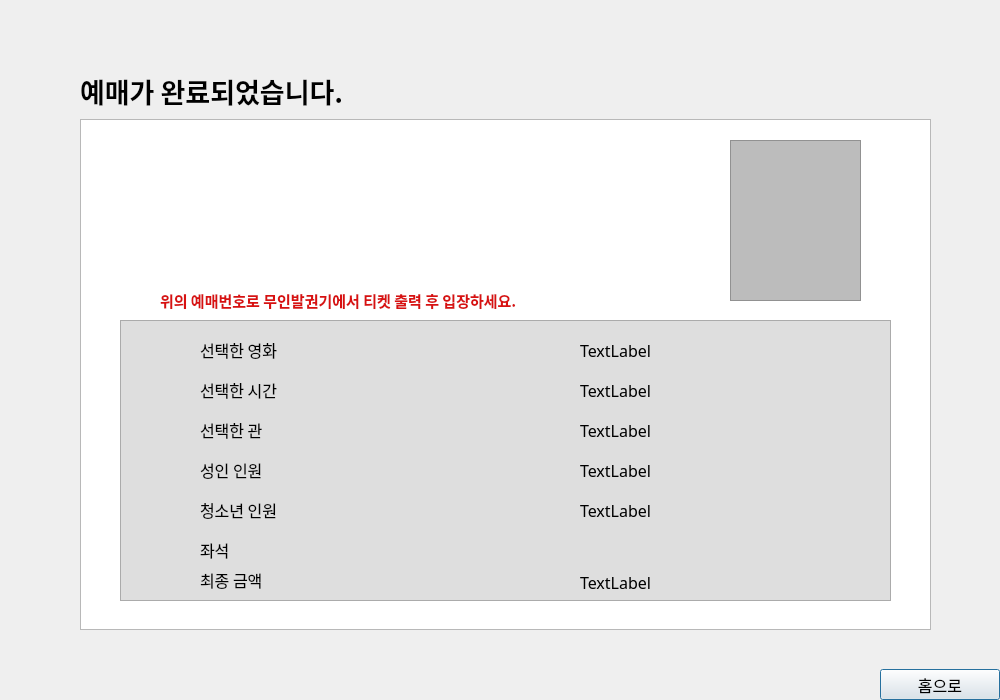
<?xml version="1.0" encoding="UTF-8"?>
<ui version="4.0">
 <class>Dialog</class>
 <widget class="QDialog" name="Dialog">
  <property name="geometry">
   <rect>
    <x>0</x>
    <y>0</y>
    <width>1000</width>
    <height>700</height>
   </rect>
  </property>
  <property name="windowTitle">
   <string>Dialog</string>
  </property>
  <widget class="QPushButton" name="btn_home">
   <property name="geometry">
    <rect>
     <x>880</x>
     <y>669</y>
     <width>120</width>
     <height>31</height>
    </rect>
   </property>
   <property name="font">
    <font>
     <family>NanumGothic</family>
     <pointsize>12</pointsize>
    </font>
   </property>
   <property name="text">
    <string>홈으로</string>
   </property>
  </widget>
  <widget class="QLabel" name="label_8">
   <property name="geometry">
    <rect>
     <x>200</x>
     <y>500</y>
     <width>91</width>
     <height>20</height>
    </rect>
   </property>
   <property name="font">
    <font>
     <family>NanumGothic</family>
     <pointsize>12</pointsize>
    </font>
   </property>
   <property name="text">
    <string>청소년 인원</string>
   </property>
  </widget>
  <widget class="QLabel" name="lbl_selecttheater">
   <property name="geometry">
    <rect>
     <x>580</x>
     <y>420</y>
     <width>200</width>
     <height>20</height>
    </rect>
   </property>
   <property name="font">
    <font>
     <family>NanumGothic</family>
     <pointsize>12</pointsize>
    </font>
   </property>
   <property name="text">
    <string>TextLabel</string>
   </property>
  </widget>
  <widget class="QLabel" name="label_5">
   <property name="geometry">
    <rect>
     <x>200</x>
     <y>340</y>
     <width>91</width>
     <height>20</height>
    </rect>
   </property>
   <property name="font">
    <font>
     <family>NanumGothic</family>
     <pointsize>12</pointsize>
    </font>
   </property>
   <property name="text">
    <string>선택한 영화</string>
   </property>
  </widget>
  <widget class="QLabel" name="label_7">
   <property name="geometry">
    <rect>
     <x>200</x>
     <y>460</y>
     <width>91</width>
     <height>20</height>
    </rect>
   </property>
   <property name="font">
    <font>
     <family>NanumGothic</family>
     <pointsize>12</pointsize>
    </font>
   </property>
   <property name="text">
    <string>성인 인원</string>
   </property>
  </widget>
  <widget class="QLabel" name="label_6">
   <property name="geometry">
    <rect>
     <x>200</x>
     <y>380</y>
     <width>91</width>
     <height>20</height>
    </rect>
   </property>
   <property name="font">
    <font>
     <family>NanumGothic</family>
     <pointsize>12</pointsize>
    </font>
   </property>
   <property name="text">
    <string>선택한 시간</string>
   </property>
  </widget>
  <widget class="QLabel" name="lbl_selectmovie">
   <property name="geometry">
    <rect>
     <x>580</x>
     <y>340</y>
     <width>200</width>
     <height>20</height>
    </rect>
   </property>
   <property name="font">
    <font>
     <family>NanumGothic</family>
     <pointsize>12</pointsize>
    </font>
   </property>
   <property name="text">
    <string>TextLabel</string>
   </property>
  </widget>
  <widget class="QLabel" name="label_4">
   <property name="geometry">
    <rect>
     <x>200</x>
     <y>420</y>
     <width>91</width>
     <height>20</height>
    </rect>
   </property>
   <property name="font">
    <font>
     <family>NanumGothic</family>
     <pointsize>12</pointsize>
    </font>
   </property>
   <property name="text">
    <string>선택한 관</string>
   </property>
  </widget>
  <widget class="QLabel" name="lbl_seat">
   <property name="geometry">
    <rect>
     <x>630</x>
     <y>510</y>
     <width>200</width>
     <height>20</height>
    </rect>
   </property>
   <property name="font">
    <font>
     <family>NanumGothic</family>
     <pointsize>12</pointsize>
    </font>
   </property>
   <property name="text">
    <string/>
   </property>
  </widget>
  <widget class="QLabel" name="lbl_selecttime">
   <property name="geometry">
    <rect>
     <x>580</x>
     <y>380</y>
     <width>200</width>
     <height>20</height>
    </rect>
   </property>
   <property name="font">
    <font>
     <family>NanumGothic</family>
     <pointsize>12</pointsize>
    </font>
   </property>
   <property name="text">
    <string>TextLabel</string>
   </property>
  </widget>
  <widget class="QLabel" name="lbl_adtnum">
   <property name="geometry">
    <rect>
     <x>580</x>
     <y>460</y>
     <width>200</width>
     <height>20</height>
    </rect>
   </property>
   <property name="font">
    <font>
     <family>NanumGothic</family>
     <pointsize>12</pointsize>
    </font>
   </property>
   <property name="text">
    <string>TextLabel</string>
   </property>
  </widget>
  <widget class="QLabel" name="label_9">
   <property name="geometry">
    <rect>
     <x>200</x>
     <y>540</y>
     <width>91</width>
     <height>20</height>
    </rect>
   </property>
   <property name="font">
    <font>
     <family>NanumGothic</family>
     <pointsize>12</pointsize>
    </font>
   </property>
   <property name="text">
    <string>좌석</string>
   </property>
  </widget>
  <widget class="QLabel" name="lbl_teennum">
   <property name="geometry">
    <rect>
     <x>580</x>
     <y>500</y>
     <width>200</width>
     <height>20</height>
    </rect>
   </property>
   <property name="font">
    <font>
     <family>NanumGothic</family>
     <pointsize>12</pointsize>
    </font>
   </property>
   <property name="text">
    <string>TextLabel</string>
   </property>
  </widget>
  <widget class="QLabel" name="c">
   <property name="geometry">
    <rect>
     <x>200</x>
     <y>570</y>
     <width>90</width>
     <height>20</height>
    </rect>
   </property>
   <property name="font">
    <font>
     <family>NanumGothic</family>
     <pointsize>12</pointsize>
     <weight>50</weight>
     <bold>false</bold>
    </font>
   </property>
   <property name="text">
    <string>최종 금액</string>
   </property>
  </widget>
  <widget class="QLabel" name="lbl_total">
   <property name="geometry">
    <rect>
     <x>580</x>
     <y>570</y>
     <width>200</width>
     <height>25</height>
    </rect>
   </property>
   <property name="font">
    <font>
     <family>NanumGothic</family>
     <pointsize>12</pointsize>
    </font>
   </property>
   <property name="text">
    <string>TextLabel</string>
   </property>
  </widget>
  <widget class="QLabel" name="label_2">
   <property name="geometry">
    <rect>
     <x>80</x>
     <y>60</y>
     <width>261</width>
     <height>61</height>
    </rect>
   </property>
   <property name="font">
    <font>
     <family>나눔고딕</family>
     <pointsize>20</pointsize>
     <weight>75</weight>
     <bold>true</bold>
    </font>
   </property>
   <property name="text">
    <string>예매가 완료되었습니다.</string>
   </property>
  </widget>
  <widget class="QGraphicsView" name="graphicsView">
   <property name="geometry">
    <rect>
     <x>80</x>
     <y>119</y>
     <width>851</width>
     <height>511</height>
    </rect>
   </property>
  </widget>
  <widget class="QLabel" name="lbl_rescode">
   <property name="geometry">
    <rect>
     <x>130</x>
     <y>230</y>
     <width>511</width>
     <height>21</height>
    </rect>
   </property>
   <property name="font">
    <font>
     <family>나눔고딕</family>
     <pointsize>12</pointsize>
    </font>
   </property>
   <property name="text">
    <string/>
   </property>
  </widget>
  <widget class="QGraphicsView" name="graphicsView_2">
   <property name="geometry">
    <rect>
     <x>730</x>
     <y>140</y>
     <width>131</width>
     <height>161</height>
    </rect>
   </property>
   <property name="styleSheet">
    <string notr="true">background:
rgb(188, 188, 188)</string>
   </property>
  </widget>
  <widget class="QLabel" name="label_3">
   <property name="geometry">
    <rect>
     <x>160</x>
     <y>290</y>
     <width>401</width>
     <height>20</height>
    </rect>
   </property>
   <property name="font">
    <font>
     <family>맑은 고딕</family>
     <pointsize>11</pointsize>
     <weight>75</weight>
     <italic>false</italic>
     <bold>true</bold>
    </font>
   </property>
   <property name="styleSheet">
    <string notr="true">color:rgb(216, 17, 17);</string>
   </property>
   <property name="text">
    <string>위의 예매번호로 무인발권기에서 티켓 출력 후 입장하세요.</string>
   </property>
  </widget>
  <widget class="QGraphicsView" name="graphicsView_3">
   <property name="geometry">
    <rect>
     <x>120</x>
     <y>320</y>
     <width>771</width>
     <height>281</height>
    </rect>
   </property>
   <property name="styleSheet">
    <string notr="true">background:rgb(222, 222, 222)</string>
   </property>
  </widget>
  <widget class="QLabel" name="lbl_selected_seat">
   <property name="geometry">
    <rect>
     <x>580</x>
     <y>540</y>
     <width>300</width>
     <height>20</height>
    </rect>
   </property>
   <property name="font">
    <font>
     <family>NanumGothic</family>
     <pointsize>12</pointsize>
    </font>
   </property>
   <property name="text">
    <string/>
   </property>
  </widget>
  <zorder>graphicsView</zorder>
  <zorder>graphicsView_3</zorder>
  <zorder>btn_home</zorder>
  <zorder>label_8</zorder>
  <zorder>lbl_selecttheater</zorder>
  <zorder>label_5</zorder>
  <zorder>label_7</zorder>
  <zorder>label_6</zorder>
  <zorder>lbl_selectmovie</zorder>
  <zorder>label_4</zorder>
  <zorder>lbl_seat</zorder>
  <zorder>lbl_selecttime</zorder>
  <zorder>lbl_adtnum</zorder>
  <zorder>label_9</zorder>
  <zorder>lbl_teennum</zorder>
  <zorder>c</zorder>
  <zorder>lbl_total</zorder>
  <zorder>label_2</zorder>
  <zorder>lbl_rescode</zorder>
  <zorder>graphicsView_2</zorder>
  <zorder>label_3</zorder>
  <zorder>lbl_selected_seat</zorder>
 </widget>
 <resources/>
 <connections/>
</ui>
